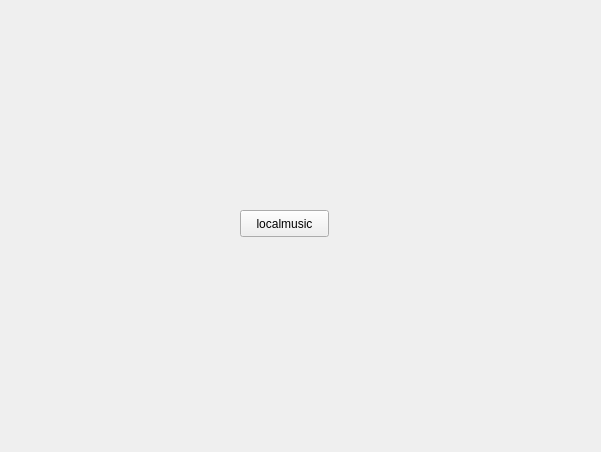
<?xml version="1.0" encoding="UTF-8"?>
<ui version="4.0">
 <class>localmusic</class>
 <widget class="QWidget" name="localmusic">
  <property name="geometry">
   <rect>
    <x>0</x>
    <y>0</y>
    <width>601</width>
    <height>452</height>
   </rect>
  </property>
  <property name="windowTitle">
   <string>Form</string>
  </property>
  <widget class="QWidget" name="mainwidget" native="true">
   <property name="geometry">
    <rect>
     <x>10</x>
     <y>10</y>
     <width>571</width>
     <height>431</height>
    </rect>
   </property>
   <widget class="QPushButton" name="pushButton">
    <property name="geometry">
     <rect>
      <x>230</x>
      <y>200</y>
      <width>89</width>
      <height>27</height>
     </rect>
    </property>
    <property name="text">
     <string>localmusic</string>
    </property>
   </widget>
  </widget>
 </widget>
 <resources/>
 <connections/>
</ui>
